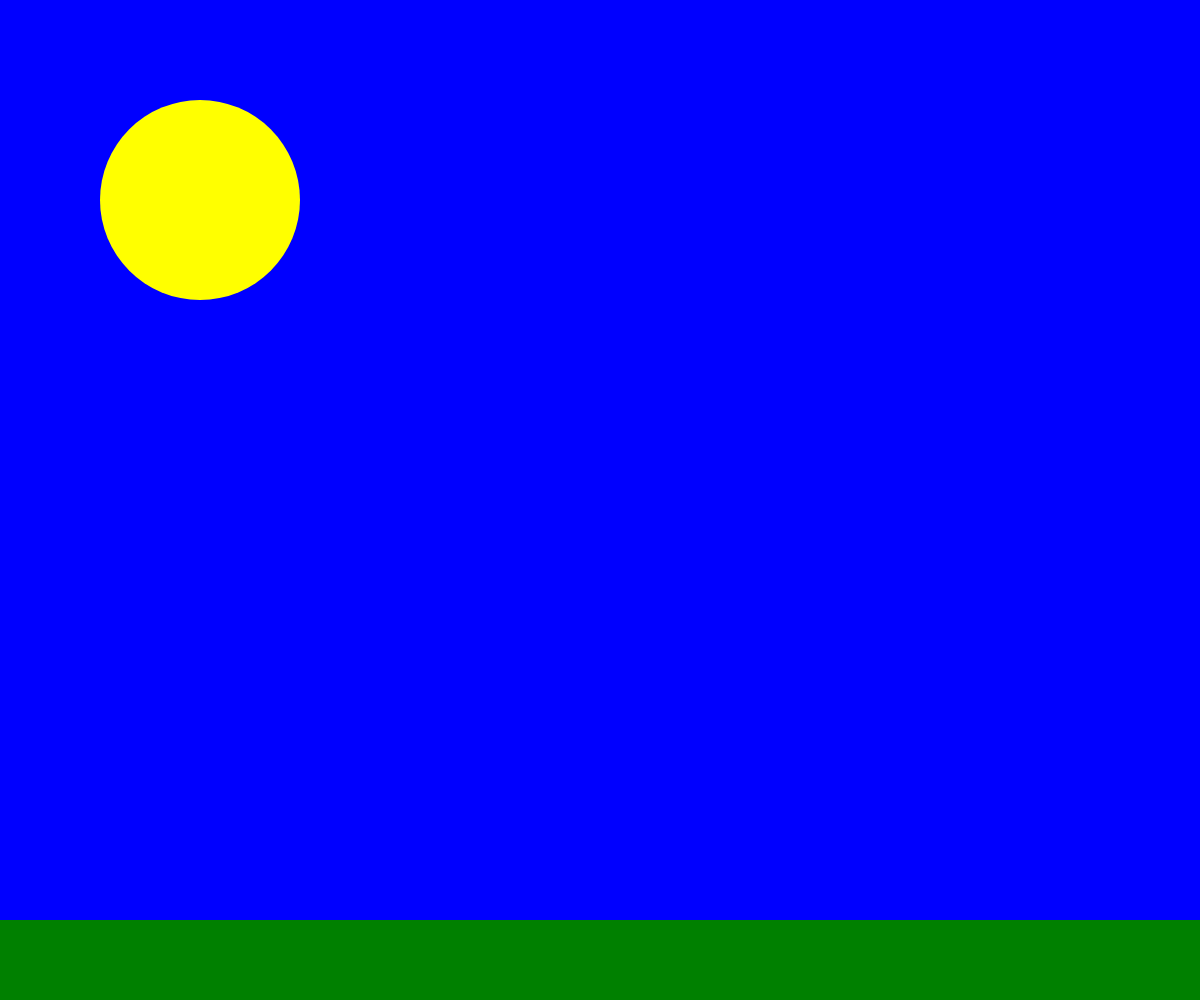
Frame 1 (no input)
Frame 60 (no input): identical to frame 1, image omitted
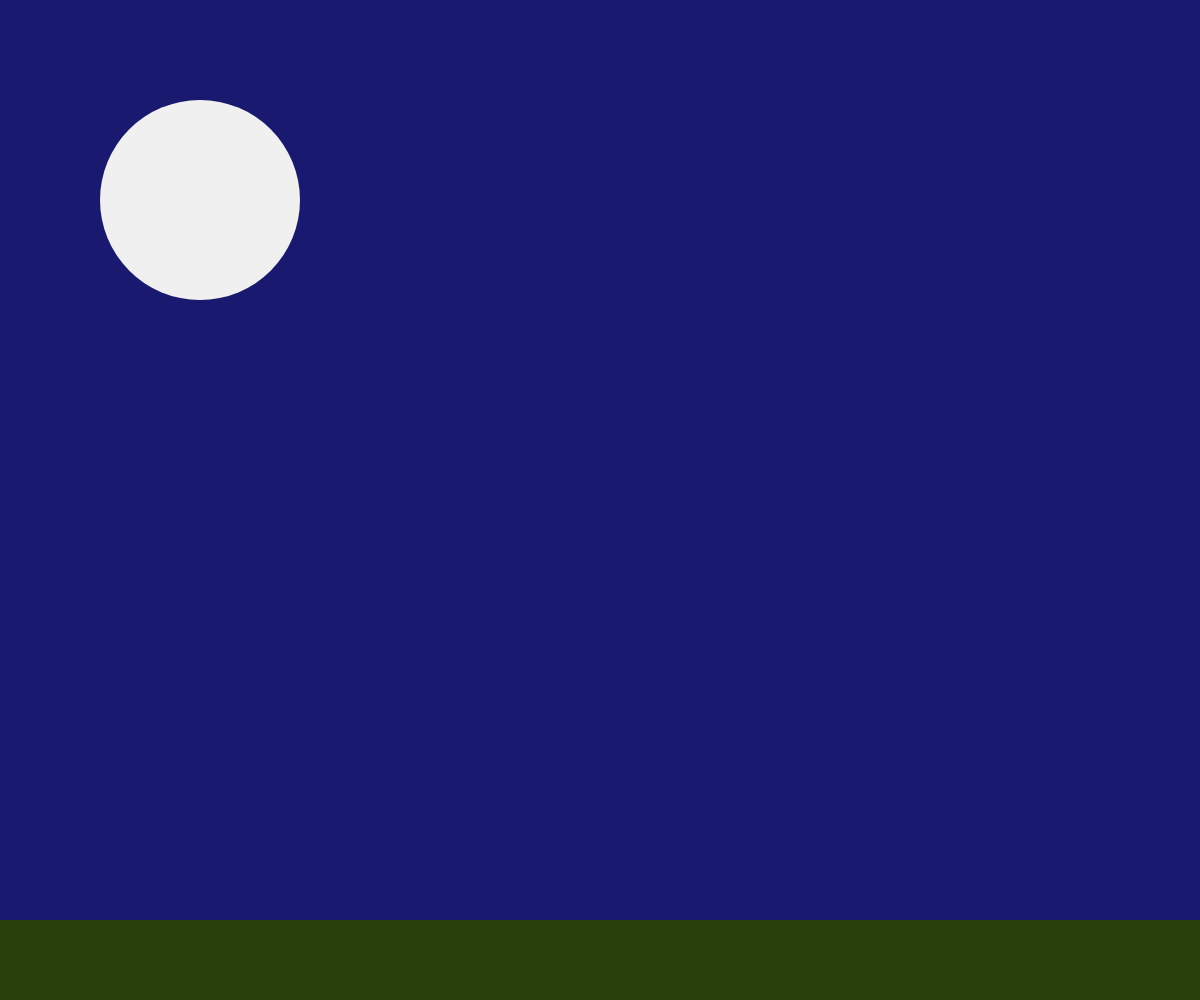
Frame 120 (the mouse pressed at the canvas centre since frame 60)

The p5.js sketch that drew these frames (run headless with seeded random() and noise() and a simulated clock; from frame 60 on, the mouse is pressed at the canvas centre):

// p5.js sketch
// ── sketch.js
let day = true;

function setup() {
  createCanvas(windowWidth, windowHeight);
  noStroke();
}

function draw() {

  if(day) {
  background('blue');
  fill('yellow')
  circle(200,200,200);
  fill('green')
  rect(0,height-80,width);
  }else{
  background(25,25,112);
  fill(240);
  circle(200,200,200);
  fill(41,64,12)
  rect(0,height-80,width);

  }

}

function mousePressed() {
  day = !day;
}
